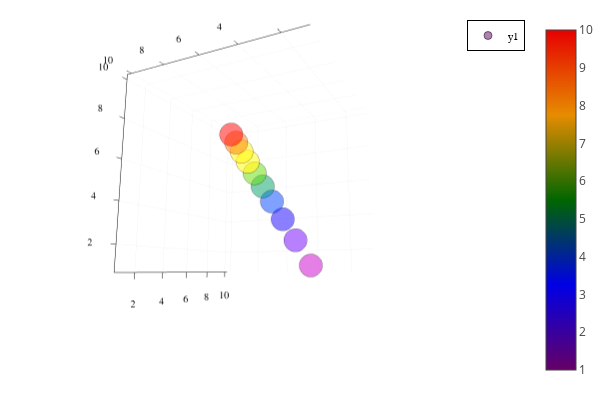

The code cell stored with this chart in its notebook:
### Code cell
using Plots
plotlyjs()
scatter(1:10,1:10,1:10,marker_z=1:10,seriescolor=:darkrainbow,alpha=0.5)

### Figure 1 — Plotly figure (JSON) as saved in the notebook; plotly's stock layout.template omitted (floating-point values rounded to 4 significant figures)
{"data": [{"colorbar": {"title": {"text": ""}}, "legendgroup": "y1", "marker": {"color": "rgba(102, 0, 102, 0.500)", "line": {"color": "rgba(0, 0, 0, 0.5)", "width": 1}, "size": 8, "symbol": "circle"}, "mode": "markers", "name": "y1", "scene": "scene", "showlegend": true, "type": "scatter3d", "x": [1], "xaxis": "x", "y": [1], "yaxis": "y", "z": [1], "zaxis": "z", "zmax": 10, "zmin": 1}, {"colorbar": {"title": {"text": ""}}, "legendgroup": "y1", "marker": {"color": "rgba(57, 0, 159, 0.500)", "line": {"color": "rgba(0, 0, 0, 0.5)", "width": 1}, "size": 8, "symbol": "circle"}, "mode": "markers", "name": "y1", "scene": "scene", "showlegend": false, "type": "scatter3d", "x": [2], "xaxis": "x", "y": [2], "yaxis": "y", "z": [2], "zaxis": "z", "zmax": 10, "zmin": 1}, {"colorbar": {"title": {"text": ""}}, "legendgroup": "y1", "marker": {"color": "rgba(11, 0, 215, 0.500)", "line": {"color": "rgba(0, 0, 0, 0.5)", "width": 1}, "size": 8, "symbol": "circle"}, "mode": "markers", "name": "y1", "scene": "scene", "showlegend": false, "type": "scatter3d", "x": [3], "xaxis": "x", "y": [3], "yaxis": "y", "z": [3], "zaxis": "z", "zmax": 10, "zmin": 1}, {"colorbar": {"title": {"text": ""}}, "legendgroup": "y1", "marker": {"color": "rgba(0, 34, 153, 0.500)", "line": {"color": "rgba(0, 0, 0, 0.5)", "width": 1}, "size": 8, "symbol": "circle"}, "mode": "markers", "name": "y1", "scene": "scene", "showlegend": false, "type": "scatter3d", "x": [4], "xaxis": "x", "y": [4], "yaxis": "y", "z": [4], "zaxis": "z", "zmax": 10, "zmin": 1}, {"colorbar": {"title": {"text": ""}}, "legendgroup": "y1", "marker": {"color": "rgba(0, 80, 51, 0.500)", "line": {"color": "rgba(0, 0, 0, 0.5)", "width": 1}, "size": 8, "symbol": "circle"}, "mode": "markers", "name": "y1", "scene": "scene", "showlegend": false, "type": "scatter3d", "x": [5], "xaxis": "x", "y": [5], "yaxis": "y", "z": [5], "zaxis": "z", "zmax": 10, "zmin": 1}, {"colorbar": {"title": {"text": ""}}, "legendgroup": "y1", "marker": {"color": "rgba(51, 111, 0, 0.500)", "line": {"color": "rgba(0, 0, 0, 0.5)", "width": 1}, "size": 8, "symbol": "circle"}, "mode": "markers", "name": "y1", "scene": "scene", "showlegend": false, "type": "scatter3d", "x": [6], "xaxis": "x", "y": [6], "yaxis": "y", "z": [6], "zaxis": "z", "zmax": 10, "zmin": 1}, {"colorbar": {"title": {"text": ""}}, "legendgroup": "y1", "marker": {"color": "rgba(153, 127, 0, 0.500)", "line": {"color": "rgba(0, 0, 0, 0.5)", "width": 1}, "size": 8, "symbol": "circle"}, "mode": "markers", "name": "y1", "scene": "scene", "showlegend": false, "type": "scatter3d", "x": [7], "xaxis": "x", "y": [7], "yaxis": "y", "z": [7], "zaxis": "z", "zmax": 10, "zmin": 1}, {"colorbar": {"title": {"text": ""}}, "legendgroup": "y1", "marker": {"color": "rgba(230, 124, 0, 0.500)", "line": {"color": "rgba(0, 0, 0, 0.5)", "width": 1}, "size": 8, "symbol": "circle"}, "mode": "markers", "name": "y1", "scene": "scene", "showlegend": false, "type": "scatter3d", "x": [8], "xaxis": "x", "y": [8], "yaxis": "y", "z": [8], "zaxis": "z", "zmax": 10, "zmin": 1}, {"colorbar": {"title": {"text": ""}}, "legendgroup": "y1", "marker": {"color": "rgba(230, 62, 0, 0.500)", "line": {"color": "rgba(0, 0, 0, 0.5)", "width": 1}, "size": 8, "symbol": "circle"}, "mode": "markers", "name": "y1", "scene": "scene", "showlegend": false, "type": "scatter3d", "x": [9], "xaxis": "x", "y": [9], "yaxis": "y", "z": [9], "zaxis": "z", "zmax": 10, "zmin": 1}, {"colorbar": {"title": {"text": ""}}, "legendgroup": "y1", "marker": {"color": "rgba(230, 0, 0, 0.500)", "line": {"color": "rgba(0, 0, 0, 0.5)", "width": 1}, "size": 8, "symbol": "circle"}, "mode": "markers", "name": "y1", "scene": "scene", "showlegend": false, "type": "scatter3d", "x": [10], "xaxis": "x", "y": [10], "yaxis": "y", "z": [10], "zaxis": "z", "zmax": 10, "zmin": 1}, {"colorbar": {"title": {"text": ""}}, "hoverinfo": "none", "marker": {"cmax": 10, "cmin": 1, "color": [0.5], "colorscale": [[0, "rgba(102, 0, 102, 1.000)"], [0.25, "rgba(0, 0, 230, 1.000)"], [0.5, "rgba(0, 102, 0, 1.000)"], [0.75, "rgba(230, 140, 0, 1.000)"], [1, "rgba(230, 0, 0, 1.000)"]], "opacity": 1e-10, "showscale": true, "size": 1e-10}, "mode": "markers", "name": "y1", "scene": "scene", "showlegend": false, "type": "scatter3d", "x": [1], "xaxis": "x", "y": [1], "yaxis": "y", "z": [1], "zaxis": "z", "zmax": 10, "zmin": 1}], "layout": {"annotations": [], "height": 400, "legend": {"bgcolor": "rgba(255, 255, 255, 1.000)", "bordercolor": "rgba(0, 0, 0, 1)", "borderwidth": 1, "font": {"color": "rgba(0, 0, 0, 1)", "family": "sans-serif", "size": 11}, "title": {"font": {"color": "rgba(0, 0, 0, 1)", "family": "sans-serif", "size": 15}, "text": ""}, "tracegroupgap": 0, "traceorder": "normal", "x": 1, "xanchor": "auto", "y": 1, "yanchor": "auto"}, "margin": {"b": 20, "l": 0, "r": 0, "t": 20}, "paper_bgcolor": "rgba(255, 255, 255, 1.000)", "plot_bgcolor": "rgba(255, 255, 255, 1.000)", "scene": {"aspectmode": "auto", "aspectratio": {"x": 1.0, "y": 1.0, "z": 1.0}, "camera": {"center": {"x": -0.05169, "y": -0.09899, "z": -0.1037}, "eye": {"x": -1.957, "y": -1.028, "z": -0.4931}, "projection": {"type": "perspective"}, "up": {"x": 0, "y": 0, "z": 1}}, "domain": {"x": [0.03619, 0.9934], "y": [0.03762, 0.9902]}, "xaxis": {"gridcolor": "rgba(0, 0, 0, 0.1)", "gridwidth": 0.5, "linecolor": "rgba(0, 0, 0, 1)", "mirror": false, "range": [0.73, 10.27], "showgrid": true, "showline": true, "showticklabels": true, "tickangle": 0, "tickcolor": "rgb(0, 0, 0)", "tickfont": {"color": "rgba(0, 0, 0, 1)", "family": "sans-serif", "size": 11}, "tickmode": "array", "ticks": "inside", "ticktext": ["2", "4", "6", "8", "10"], "tickvals": [2, 4, 6, 8, 10], "title": {"font": {"color": "rgba(0, 0, 0, 1)", "family": "sans-serif", "size": 15}, "text": ""}, "type": "linear", "visible": true, "zeroline": false, "zerolinecolor": "rgba(0, 0, 0, 1)"}, "yaxis": {"gridcolor": "rgba(0, 0, 0, 0.1)", "gridwidth": 0.5, "linecolor": "rgba(0, 0, 0, 1)", "mirror": false, "range": [0.73, 10.27], "showgrid": true, "showline": true, "showticklabels": true, "tickangle": 0, "tickcolor": "rgb(0, 0, 0)", "tickfont": {"color": "rgba(0, 0, 0, 1)", "family": "sans-serif", "size": 11}, "tickmode": "array", "ticks": "inside", "ticktext": ["2", "4", "6", "8", "10"], "tickvals": [2, 4, 6, 8, 10], "title": {"font": {"color": "rgba(0, 0, 0, 1)", "family": "sans-serif", "size": 15}, "text": ""}, "type": "linear", "visible": true, "zeroline": false, "zerolinecolor": "rgba(0, 0, 0, 1)"}, "zaxis": {"gridcolor": "rgba(0, 0, 0, 0.1)", "gridwidth": 0.5, "linecolor": "rgba(0, 0, 0, 1)", "mirror": false, "range": [0.73, 10.27], "showgrid": true, "showline": true, "showticklabels": true, "tickangle": 0, "tickcolor": "rgb(0, 0, 0)", "tickfont": {"color": "rgba(0, 0, 0, 1)", "family": "sans-serif", "size": 11}, "tickmode": "array", "ticks": "inside", "ticktext": ["2", "4", "6", "8", "10"], "tickvals": [2, 4, 6, 8, 10], "title": {"font": {"color": "rgba(0, 0, 0, 1)", "family": "sans-serif", "size": 15}, "text": ""}, "type": "linear", "visible": true, "zeroline": false, "zerolinecolor": "rgba(0, 0, 0, 1)"}}, "showlegend": true, "width": 600}}
